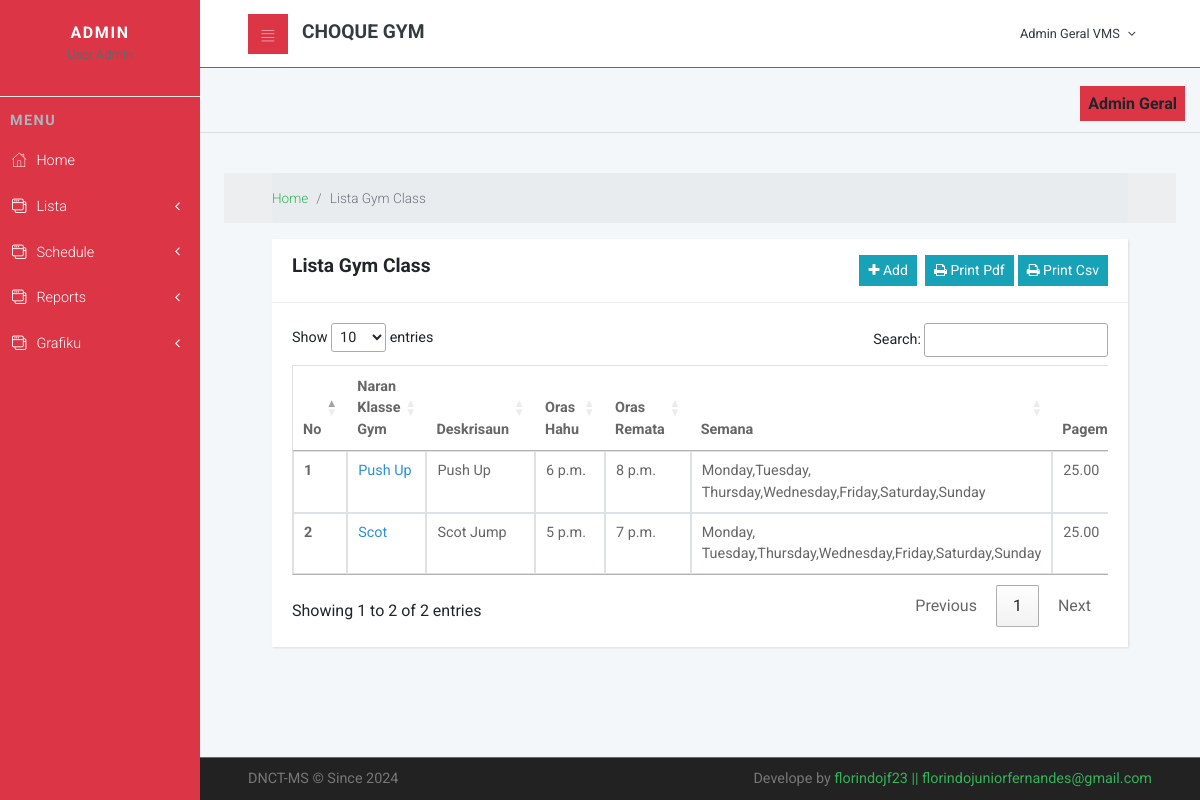
The app's page /member/gymclass (signed in), older data.
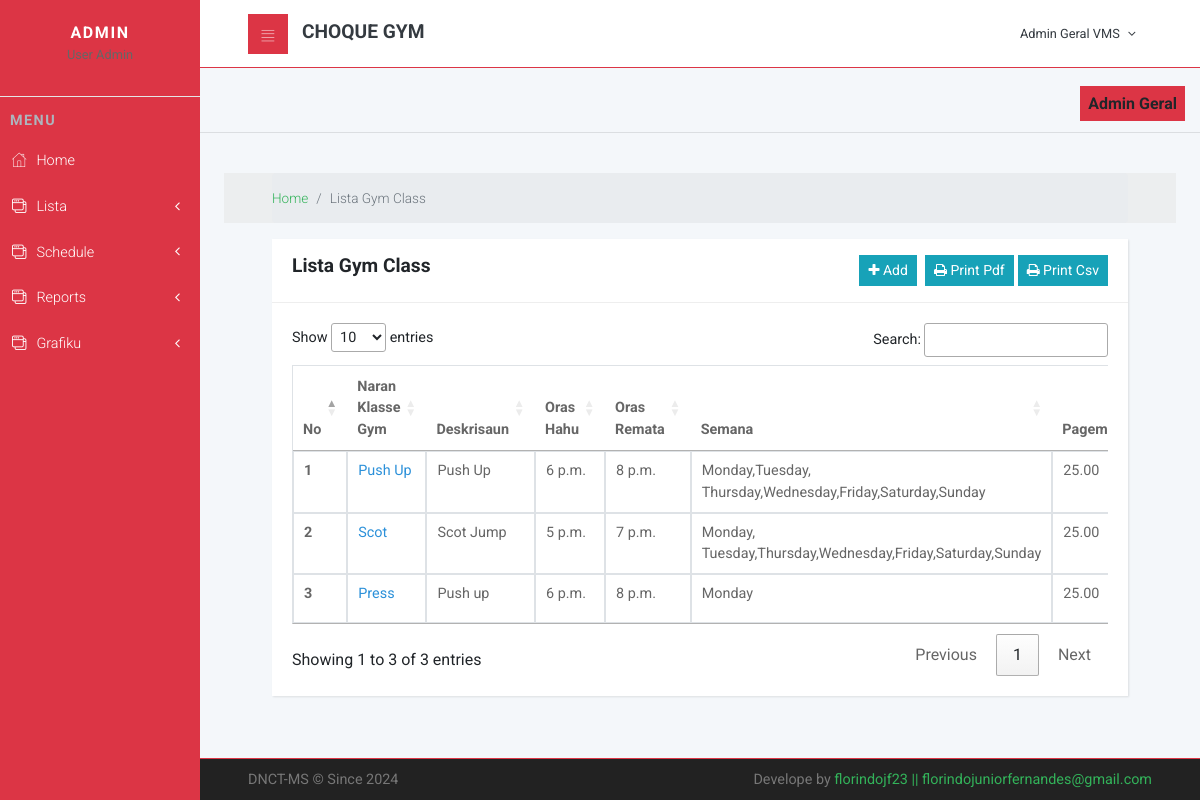
The same page, newer data.
### cliente/models.py (models this page shows, shortened)
class GymClass(models.Model):
    name = models.CharField(max_length=100)
    description = models.TextField()
    start_time = models.TimeField()
    end_time = models.TimeField()
    days_of_week = models.CharField(max_length=150)
    payment_per_month = models.DecimalField(max_digits=6, decimal_places=2, default=25.00)

### cliente/views.py (the view)
# urls.py: path('gymclass',gymclass, name='gymclass'),
@login_required
def gymclass(request):
    listagymclass = GymClass.objects.all()
    data = {
    'title':"Lista Gym Class",
    'active_estudante':"active",
    'dadus':listagymclass
    }
    return render(request, 'listagymclass.html',data)

### cliente/templates/listagymclass.html (shortened to what this page needs)
{% extends 'main/layout.html' %}
{% load static %}
{% load crispy_forms_tags %}
{% block content %}
<div class="col-sm-12 p-4">
	 <div class="breadcrumb-holder">
        <div class="container-fluid">
          <ul class="breadcrumb">
            <li class="breadcrumb-item"><a href="{% url 'home' %}">Home</a></li>
            <li class="breadcrumb-item active">{{title}}</li>
          </ul>
        </div>
      </div>
      <section>
        <div class="container-fluid">
          <div class="row mt-3">
            <div class="col-lg-12">
              <div class="card">
                <div class="card-header d-flex justify-content-between text-center">
                  <div class="text-center">
                    <h3>{{title}}</h3>
                  </div>
                  <div class="d-flex justify-content-end">
                    <div class="text-center mr-2">
                      <a href="{% url 'create_gym_class' %}" class="btn btn-sm btn-info" title="Aumenta Dadus"><i class="fa fa-plus"></i> Add </a>
                    </div>
                    <div class="text-center">
                      <a href="{% url 'pdf_gymclass' %}" target="_blank" class="btn btn-sm btn-info" title="Print Data"> <i class="fa fa-print"></i> Print Pdf</a>
                      <a href="{% url 'csv_gymclass' %}" target="_blank" class="btn btn-sm btn-info" title="Print Data"> <i class="fa fa-print"></i> Print Csv</a>
                    </div>
                  </div>
                </div>
                <div class="card-body">
                  <div class="table-responsive">
                    <table id="example" class="table table-hover table-bordered" width="100%">
                      <thead>
                        <tr>
                          <th>No</th>
                          <th>Naran Klasse Gym</th>
                          <th>Deskrisaun</th>
                          <th>Oras Hahu</th>
                          <th>Oras Remata</th>
                          <th>Semana</th>
                          <th>Pagementu/Fulan</th>
                        </tr>
                      </thead>
                      <tbody>
                        {% for data in dadus %}
                        <tr>
                          <th scope="row">{{ forloop.counter }}</th>
                          <td><a href="{% url 'detail_gymclass' data.id %}" style="color: #2b90d9;">{{ data.name }}</a></td>
                          <td>{{ data.description }}</td>
                          <td>{{ data.start_time }}</td>
                          <td>{{ data.end_time }}</td>
                          <td>{{ data.days_of_week }}</td>
                          <td>{{ data.payment_per_month }}</td>
                        </tr>
                        {% endfor %}
                      </tbody>
                    </table>
                  </div>
                </div>
              </div>
            </div>
          </div>
        </div>
      </section>
</div>
<link rel="stylesheet" type="text/css" href="https://cdn.datatables.net/1.11.3/css/jquery.dataTables.css">
{% endblock %}

Row changes from the older to the newer data that the page shows:
added GymClass: name "Press", description "Push up", start_time "6 p.m.", end_time "8 p.m.", days_of_week "Monday", payment_per_month "25.00"
Text that changed along with them:
text written by a page script: "Show entries Search: Showing 1 to 2 of 2 entries Previous 1 Next" → "Show entries Search: Showing 1 to 3 of 3 entries Previous 1 Next"
